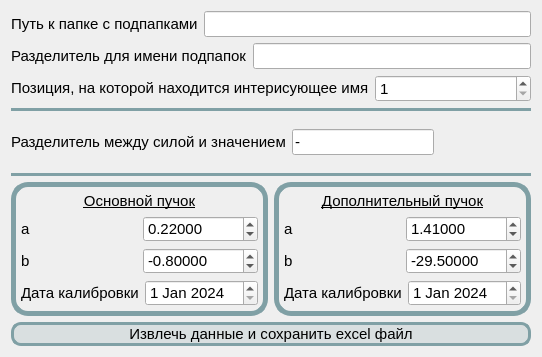
      <widget class="QWidget" name="tab_7">
       <attribute name="title">
        <string>Лазерный пинцет</string>
       </attribute>
       <layout class="QGridLayout" name="gridLayout_9">
        <item row="0" column="0">
         <layout class="QHBoxLayout" name="horizontalLayout_45">
          <item>
           <widget class="QLabel" name="lb_path_4">
            <property name="sizePolicy">
             <sizepolicy hsizetype="Preferred" vsizetype="Fixed">
              <horstretch>0</horstretch>
              <verstretch>0</verstretch>
             </sizepolicy>
            </property>
            <property name="font">
             <font>
              <family>Segoe UI</family>
              <pointsize>11</pointsize>
             </font>
            </property>
            <property name="toolTip">
             <string>Путь к папке, в которой есть подпапки с видео avi</string>
            </property>
            <property name="text">
             <string>Путь к папке с подпапками</string>
            </property>
           </widget>
          </item>
          <item>
           <widget class="QLineEdit" name="path_for_LT">
            <property name="font">
             <font>
              <pointsize>11</pointsize>
             </font>
            </property>
            <property name="text">
             <string/>
            </property>
           </widget>
          </item>
         </layout>
        </item>
        <item row="1" column="0">
         <layout class="QVBoxLayout" name="verticalLayout_38">
          <item>
           <layout class="QHBoxLayout" name="horizontalLayout_58">
            <item>
             <layout class="QHBoxLayout" name="horizontalLayout_55">
              <item>
               <widget class="QLabel" name="lb_path_13">
                <property name="sizePolicy">
                 <sizepolicy hsizetype="Preferred" vsizetype="Fixed">
                  <horstretch>0</horstretch>
                  <verstretch>0</verstretch>
                 </sizepolicy>
                </property>
                <property name="font">
                 <font>
                  <family>Segoe UI</family>
                  <pointsize>11</pointsize>
                 </font>
                </property>
                <property name="toolTip">
                 <string>&lt;html&gt;&lt;head/&gt;&lt;body&gt;&lt;p&gt;Если подпапки называются '1-Name1-Name2', то можно ввести разделитель '-'&lt;/p&gt;&lt;/body&gt;&lt;/html&gt;</string>
                </property>
                <property name="text">
                 <string>Разделитель для имени подпапок</string>
                </property>
               </widget>
              </item>
              <item>
               <widget class="QLineEdit" name="sep_for_LT">
                <property name="sizePolicy">
                 <sizepolicy hsizetype="MinimumExpanding" vsizetype="Fixed">
                  <horstretch>0</horstretch>
                  <verstretch>0</verstretch>
                 </sizepolicy>
                </property>
                <property name="font">
                 <font>
                  <pointsize>11</pointsize>
                 </font>
                </property>
                <property name="text">
                 <string/>
                </property>
               </widget>
              </item>
             </layout>
            </item>
           </layout>
          </item>
          <item>
           <layout class="QHBoxLayout" name="horizontalLayout_57">
            <item>
             <widget class="QLabel" name="lb_path_15">
              <property name="sizePolicy">
               <sizepolicy hsizetype="Preferred" vsizetype="Fixed">
                <horstretch>0</horstretch>
                <verstretch>0</verstretch>
               </sizepolicy>
              </property>
              <property name="font">
               <font>
                <family>Segoe UI</family>
                <pointsize>11</pointsize>
               </font>
              </property>
              <property name="toolTip">
               <string>&lt;html&gt;&lt;head/&gt;&lt;body&gt;&lt;p&gt;Если выбран разделитель '-' для подпапок '1-Name1-Name2', то при позиции 2 будет Name1&lt;/p&gt;&lt;/body&gt;&lt;/html&gt;</string>
              </property>
              <property name="text">
               <string>Позиция, на которой находится интерисующее имя</string>
              </property>
             </widget>
            </item>
            <item>
             <widget class="QSpinBox" name="position">
              <property name="enabled">
               <bool>true</bool>
              </property>
              <property name="font">
               <font>
                <pointsize>11</pointsize>
               </font>
              </property>
              <property name="minimum">
               <number>1</number>
              </property>
              <property name="maximum">
               <number>5</number>
              </property>
              <property name="value">
               <number>1</number>
              </property>
             </widget>
            </item>
           </layout>
          </item>
         </layout>
        </item>
        <item row="2" column="0">
         <layout class="QVBoxLayout" name="verticalLayout_28">
          <item>
           <widget class="Line" name="line_6">
            <property name="font">
             <font>
              <family>Segoe UI</family>
              <pointsize>10</pointsize>
             </font>
            </property>
            <property name="styleSheet">
             <string notr="true">color: rgb(128, 160, 165);</string>
            </property>
            <property name="frameShadow">
             <enum>QFrame::Plain</enum>
            </property>
            <property name="lineWidth">
             <number>3</number>
            </property>
            <property name="orientation">
             <enum>Qt::Horizontal</enum>
            </property>
           </widget>
          </item>
          <item>
           <layout class="QHBoxLayout" name="horizontalLayout_56">
            <item>
             <widget class="QLabel" name="lb_path_14">
              <property name="sizePolicy">
               <sizepolicy hsizetype="Preferred" vsizetype="Fixed">
                <horstretch>0</horstretch>
                <verstretch>0</verstretch>
               </sizepolicy>
              </property>
              <property name="font">
               <font>
                <family>Segoe UI</family>
                <pointsize>11</pointsize>
               </font>
              </property>
              <property name="toolTip">
               <string>&lt;html&gt;&lt;head/&gt;&lt;body&gt;&lt;p&gt;К примеру, если у вас все значения сил в виде &amp;quot;FA-18.9.avi&amp;quot;, то разделителем будет &amp;quot;-&amp;quot;. Так должно быть для всех. &lt;/p&gt;&lt;/body&gt;&lt;/html&gt;</string>
              </property>
              <property name="text">
               <string>Разделитель между силой и значением</string>
              </property>
             </widget>
            </item>
            <item>
             <widget class="QLineEdit" name="sep_for_LT_values">
              <property name="sizePolicy">
               <sizepolicy hsizetype="MinimumExpanding" vsizetype="Fixed">
                <horstretch>0</horstretch>
                <verstretch>0</verstretch>
               </sizepolicy>
              </property>
              <property name="font">
               <font>
                <pointsize>11</pointsize>
               </font>
              </property>
              <property name="text">
               <string>-</string>
              </property>
             </widget>
            </item>
            <item>
             <spacer name="horizontalSpacer_2">
              <property name="orientation">
               <enum>Qt::Horizontal</enum>
              </property>
              <property name="sizeHint" stdset="0">
               <size>
                <width>60</width>
                <height>50</height>
               </size>
              </property>
             </spacer>
            </item>
           </layout>
          </item>
          <item>
           <widget class="Line" name="line_5">
            <property name="font">
             <font>
              <family>Segoe UI</family>
              <pointsize>10</pointsize>
             </font>
            </property>
            <property name="styleSheet">
             <string notr="true">color: rgb(128, 160, 165);</string>
            </property>
            <property name="frameShadow">
             <enum>QFrame::Plain</enum>
            </property>
            <property name="lineWidth">
             <number>3</number>
            </property>
            <property name="orientation">
             <enum>Qt::Horizontal</enum>
            </property>
           </widget>
          </item>
         </layout>
        </item>
        <item row="3" column="0">
         <layout class="QHBoxLayout" name="horizontalLayout_54">
          <item>
           <widget class="QFrame" name="asd">
            <property name="sizePolicy">
             <sizepolicy hsizetype="Preferred" vsizetype="Fixed">
              <horstretch>0</horstretch>
              <verstretch>0</verstretch>
             </sizepolicy>
            </property>
            <property name="styleSheet">
             <string notr="true">QFrame#asd{
border: 5px solid rgb(128, 160, 165);
border-radius: 17px;
}</string>
            </property>
            <layout class="QVBoxLayout" name="verticalLayout_26">
             <property name="leftMargin">
              <number>5</number>
             </property>
             <property name="topMargin">
              <number>5</number>
             </property>
             <property name="rightMargin">
              <number>5</number>
             </property>
             <property name="bottomMargin">
              <number>5</number>
             </property>
             <item>
              <widget class="QLabel" name="lb_path_5">
               <property name="sizePolicy">
                <sizepolicy hsizetype="Preferred" vsizetype="MinimumExpanding">
                 <horstretch>0</horstretch>
                 <verstretch>0</verstretch>
                </sizepolicy>
               </property>
               <property name="font">
                <font>
                 <family>Segoe UI</family>
                 <pointsize>11</pointsize>
                 <underline>true</underline>
                </font>
               </property>
               <property name="toolTip">
                <string>&lt;html&gt;&lt;head/&gt;&lt;body&gt;&lt;p&gt;Все силы между эритроцитами и эндотелием через это прогоняются. Силы  обозначаются End...&lt;/p&gt;&lt;/body&gt;&lt;/html&gt;</string>
               </property>
               <property name="text">
                <string>Основной пучок</string>
               </property>
               <property name="alignment">
                <set>Qt::AlignCenter</set>
               </property>
              </widget>
             </item>
             <item>
              <layout class="QVBoxLayout" name="verticalLayout_25">
               <item>
                <layout class="QHBoxLayout" name="horizontalLayout_48">
                 <item>
                  <widget class="QLabel" name="lb_path_7">
                   <property name="sizePolicy">
                    <sizepolicy hsizetype="Preferred" vsizetype="MinimumExpanding">
                     <horstretch>0</horstretch>
                     <verstretch>0</verstretch>
                    </sizepolicy>
                   </property>
                   <property name="font">
                    <font>
                     <family>Segoe UI</family>
                     <pointsize>11</pointsize>
                    </font>
                   </property>
                   <property name="toolTip">
                    <string>&lt;html&gt;&lt;head/&gt;&lt;body&gt;&lt;p&gt;Сила = a*(значение мощности)+b&lt;/p&gt;&lt;/body&gt;&lt;/html&gt;</string>
                   </property>
                   <property name="text">
                    <string>a</string>
                   </property>
                  </widget>
                 </item>
                 <item>
                  <widget class="QDoubleSpinBox" name="a_main">
                   <property name="font">
                    <font>
                     <pointsize>11</pointsize>
                    </font>
                   </property>
                   <property name="decimals">
                    <number>5</number>
                   </property>
                   <property name="maximum">
                    <double>50.000000000000000</double>
                   </property>
                   <property name="value">
                    <double>0.220000000000000</double>
                   </property>
                  </widget>
                 </item>
                </layout>
               </item>
               <item>
                <layout class="QHBoxLayout" name="horizontalLayout_49">
                 <item>
                  <widget class="QLabel" name="lb_path_8">
                   <property name="sizePolicy">
                    <sizepolicy hsizetype="Preferred" vsizetype="MinimumExpanding">
                     <horstretch>0</horstretch>
                     <verstretch>0</verstretch>
                    </sizepolicy>
                   </property>
                   <property name="font">
                    <font>
                     <family>Segoe UI</family>
                     <pointsize>11</pointsize>
                    </font>
                   </property>
                   <property name="toolTip">
                    <string>Сила = a*(значение мощности)+b</string>
                   </property>
                   <property name="text">
                    <string>b</string>
                   </property>
                  </widget>
                 </item>
                 <item>
                  <widget class="QDoubleSpinBox" name="b_main">
                   <property name="font">
                    <font>
                     <pointsize>11</pointsize>
                    </font>
                   </property>
                   <property name="decimals">
                    <number>5</number>
                   </property>
                   <property name="minimum">
                    <double>-200.000000000000000</double>
                   </property>
                   <property name="maximum">
                    <double>200.000000000000000</double>
                   </property>
                   <property name="value">
                    <double>-0.800000000000000</double>
                   </property>
                  </widget>
                 </item>
                </layout>
               </item>
               <item>
                <layout class="QHBoxLayout" name="horizontalLayout_50">
                 <item>
                  <widget class="QLabel" name="lb_path_12">
                   <property name="sizePolicy">
                    <sizepolicy hsizetype="Preferred" vsizetype="MinimumExpanding">
                     <horstretch>0</horstretch>
                     <verstretch>0</verstretch>
                    </sizepolicy>
                   </property>
                   <property name="font">
                    <font>
                     <family>Segoe UI</family>
                     <pointsize>11</pointsize>
                    </font>
                   </property>
                   <property name="text">
                    <string>Дата калибровки</string>
                   </property>
                  </widget>
                 </item>
                 <item>
                  <widget class="QDateEdit" name="dateEdit">
                   <property name="font">
                    <font>
                     <pointsize>11</pointsize>
                    </font>
                   </property>
                   <property name="date">
                    <date>
                     <year>2024</year>
                     <month>1</month>
                     <day>1</day>
                    </date>
                   </property>
                  </widget>
                 </item>
                </layout>
               </item>
              </layout>
             </item>
            </layout>
           </widget>
          </item>
          <item>
           <widget class="QFrame" name="hhhhh">
            <property name="sizePolicy">
             <sizepolicy hsizetype="Preferred" vsizetype="Fixed">
              <horstretch>0</horstretch>
              <verstretch>0</verstretch>
             </sizepolicy>
            </property>
            <property name="styleSheet">
             <string notr="true">QFrame#hhhhh{
border: 5px solid rgb(128, 160, 165);
border-radius: 17px;
}</string>
            </property>
            <layout class="QVBoxLayout" name="verticalLayout_27">
             <property name="leftMargin">
              <number>5</number>
             </property>
             <property name="topMargin">
              <number>5</number>
             </property>
             <property name="rightMargin">
              <number>5</number>
             </property>
             <property name="bottomMargin">
              <number>5</number>
             </property>
             <item>
              <widget class="QLabel" name="lb_path_6">
               <property name="sizePolicy">
                <sizepolicy hsizetype="Preferred" vsizetype="Expanding">
                 <horstretch>0</horstretch>
                 <verstretch>0</verstretch>
                </sizepolicy>
               </property>
               <property name="font">
                <font>
                 <family>Segoe UI</family>
                 <pointsize>11</pointsize>
                 <underline>true</underline>
                </font>
               </property>
               <property name="toolTip">
                <string>&lt;html&gt;&lt;head/&gt;&lt;body&gt;&lt;p&gt;Все силы агрегации и дезагрегации через это прогоняются. Силы агрегации обозначаются FA..., FD...&lt;/p&gt;&lt;/body&gt;&lt;/html&gt;</string>
               </property>
               <property name="text">
                <string>Дополнительный пучок</string>
               </property>
               <property name="alignment">
                <set>Qt::AlignCenter</set>
               </property>
              </widget>
             </item>
             <item>
              <layout class="QVBoxLayout" name="verticalLayout_24">
               <item>
                <layout class="QHBoxLayout" name="horizontalLayout_51">
                 <item>
                  <widget class="QLabel" name="lb_path_9">
                   <property name="sizePolicy">
                    <sizepolicy hsizetype="Preferred" vsizetype="MinimumExpanding">
                     <horstretch>0</horstretch>
                     <verstretch>0</verstretch>
                    </sizepolicy>
                   </property>
                   <property name="font">
                    <font>
                     <family>Segoe UI</family>
                     <pointsize>11</pointsize>
                    </font>
                   </property>
                   <property name="toolTip">
                    <string>Сила = a*(значение мощности)+b</string>
                   </property>
                   <property name="text">
                    <string>a</string>
                   </property>
                  </widget>
                 </item>
                 <item>
                  <widget class="QDoubleSpinBox" name="a_dop">
                   <property name="font">
                    <font>
                     <pointsize>11</pointsize>
                    </font>
                   </property>
                   <property name="decimals">
                    <number>5</number>
                   </property>
                   <property name="maximum">
                    <double>50.000000000000000</double>
                   </property>
                   <property name="value">
                    <double>1.410000000000000</double>
                   </property>
                  </widget>
                 </item>
                </layout>
               </item>
               <item>
                <layout class="QHBoxLayout" name="horizontalLayout_52">
                 <item>
                  <widget class="QLabel" name="lb_path_10">
                   <property name="sizePolicy">
                    <sizepolicy hsizetype="Preferred" vsizetype="MinimumExpanding">
                     <horstretch>0</horstretch>
                     <verstretch>0</verstretch>
                    </sizepolicy>
                   </property>
                   <property name="font">
                    <font>
                     <family>Segoe UI</family>
                     <pointsize>11</pointsize>
                    </font>
                   </property>
                   <property name="toolTip">
                    <string>Сила = a*(значение мощности)+b</string>
                   </property>
                   <property name="text">
                    <string>b</string>
                   </property>
                  </widget>
                 </item>
                 <item>
                  <widget class="QDoubleSpinBox" name="b_dop">
                   <property name="font">
                    <font>
                     <pointsize>11</pointsize>
                    </font>
                   </property>
                   <property name="decimals">
                    <number>5</number>
                   </property>
                   <property name="minimum">
                    <double>-200.000000000000000</double>
                   </property>
                   <property name="maximum">
                    <double>200.000000000000000</double>
                   </property>
                   <property name="value">
                    <double>-29.500000000000000</double>
                   </property>
                  </widget>
                 </item>
                </layout>
               </item>
               <item>
                <layout class="QHBoxLayout" name="horizontalLayout_53">
                 <item>
                  <widget class="QLabel" name="lb_path_11">
                   <property name="sizePolicy">
                    <sizepolicy hsizetype="Preferred" vsizetype="MinimumExpanding">
                     <horstretch>0</horstretch>
                     <verstretch>0</verstretch>
                    </sizepolicy>
                   </property>
                   <property name="font">
                    <font>
                     <family>Segoe UI</family>
                     <pointsize>11</pointsize>
                    </font>
                   </property>
                   <property name="text">
                    <string>Дата калибровки</string>
                   </property>
                  </widget>
                 </item>
                 <item>
                  <widget class="QDateEdit" name="dateEdit_2">
                   <property name="font">
                    <font>
                     <pointsize>11</pointsize>
                    </font>
                   </property>
                   <property name="date">
                    <date>
                     <year>2024</year>
                     <month>1</month>
                     <day>1</day>
                    </date>
                   </property>
                  </widget>
                 </item>
                </layout>
               </item>
              </layout>
             </item>
            </layout>
           </widget>
          </item>
         </layout>
        </item>
        <item row="4" column="0">
         <widget class="QPushButton" name="btn_LT">
          <property name="font">
           <font>
            <pointsize>11</pointsize>
           </font>
          </property>
          <property name="styleSheet">
           <string notr="true">background-color: rgba(128, 160, 165, 50);
border: 3px solid rgb(128, 160, 165);
border-radius: 10px;</string>
          </property>
          <property name="text">
           <string>Извлечь данные и сохранить excel файл</string>
          </property>
         </widget>
        </item>
       </layout>
      </widget>
